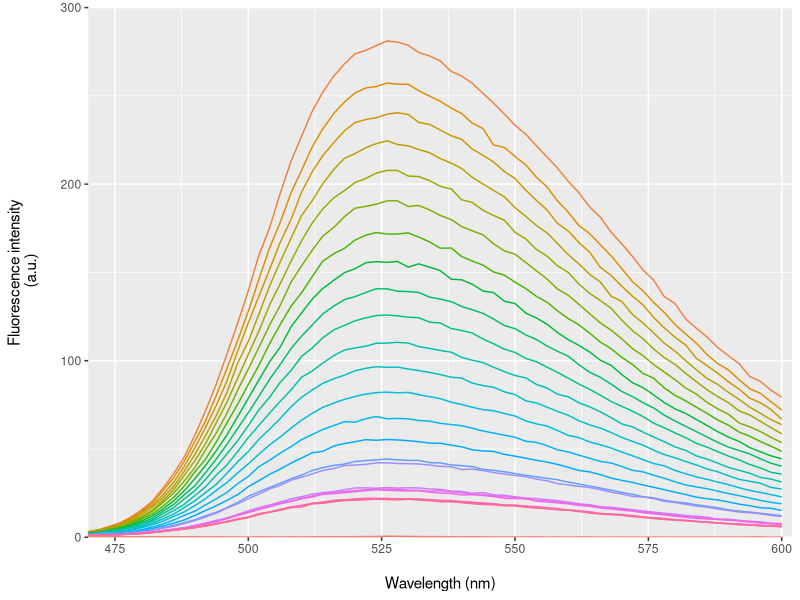
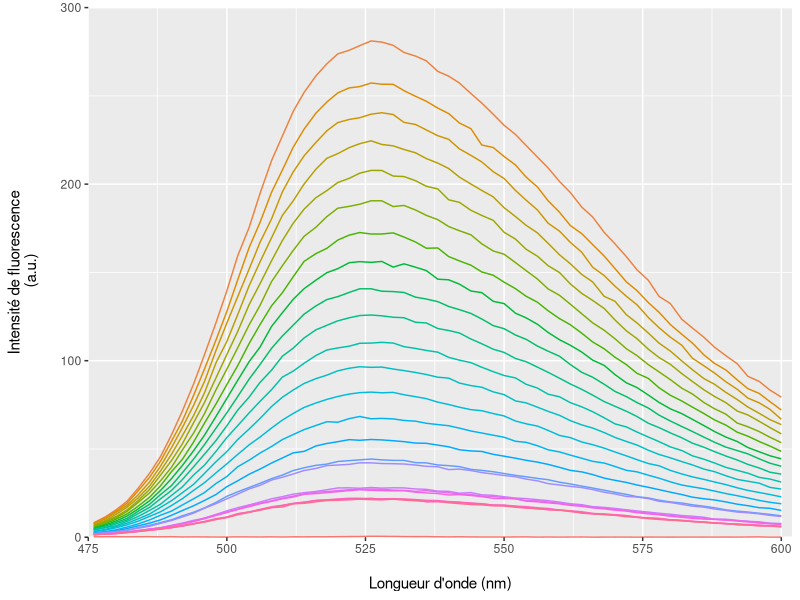

The R source for these figures, in order:
graphics.off()
remove(list = ls())

library(ggplot2)
library(cowplot)
library(reshape2)

valeurs <- data.frame(read.csv("reconstitutionNQRfluo.csv", sep = ',', dec = ".", header = TRUE))

df <- melt(valeurs, id.vars="wavelength")

colnames(df) <- c("wavelength", "group", "fluorescence")

g <- ggplot (df, aes(x= wavelength, y= fluorescence, 
                     group = group, colour = group))
g <- g + geom_line()
g <- g + theme(legend.position = "none")
g <- g + scale_x_continuous(name = "\nWavelength (nm)", limits = c(470, 602), expand = c(0,0))
g <- g + scale_y_continuous(name = "Fluorescence intensity\n (a.u.)\n", limits = c(0, 300), expand = c(0,0))
g
save_plot('reconstitutionNQRfluo.png', g, base_aspect_ratio = 1.3)

g <- ggplot (df, aes(x= wavelength, y= fluorescence, 
                     group = group, colour = group))
g <- g + geom_line()
g <- g + theme(legend.position = "none")
g <- g + scale_x_continuous(name = "\nLongueur d'onde (nm)", 
                            limits = c(475, 602),
                            expand = c(0, 0))
g <- g + scale_y_continuous(name = "Intensité de fluorescence\n (a.u.)\n", 
                            limits = c(0, 300),
                            expand = c(0,0))
g
save_plot('reconstitutionNQRfluo_fr.png', g, base_aspect_ratio = 1.3)
